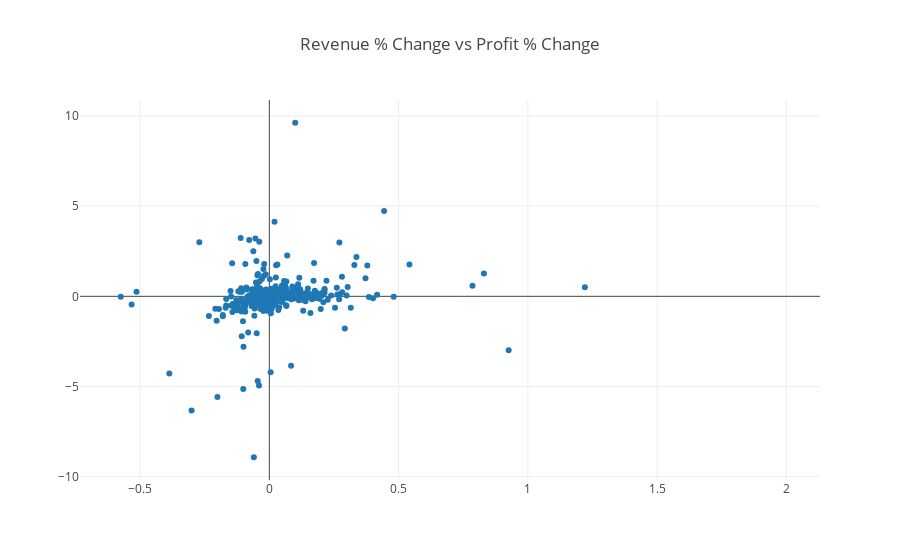

The cell this chart's notebook holds for it:
### Code cell
from plotly.graph_objs import Scatter


data = [Scatter(x=fortune17['revenue % change'], y=fortune17['profits % change'], mode = 'markers', text=fortune17['company'])]
layout = Layout(title="Revenue % Change vs Profit % Change")

fig = Figure(data=data, layout=layout)

plotly.offline.iplot(fig, show_link=False)

### Figure 1 — Plotly figure (JSON) as saved in the notebook; plotly's stock layout.template omitted (floating-point values rounded to 4 significant figures; data arrays with more than 128 entries replaced by an {"elided": "..."} marker saying what was removed)
{"data": [{"mode": "markers", "text": {"elided": "500 str values"}, "type": "scatter", "x": {"elided": "500 str values"}, "y": {"elided": "500 str values"}}], "layout": {"title": "Revenue % Change vs Profit % Change"}}
